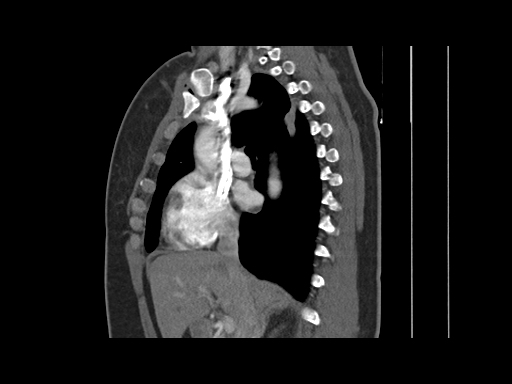
#> input picture images/double-aortic-arch-26.jpeg, 512 x 384 px; its folder holds only this picture in this run
$ jupyter execute contour_detection_tool.ipynb
#> lines starting #> are read from the running program, lines starting #| are printed output that depends on the picture; after the words box and inside, x2 and y2 are one past the last pixel; in counts of white or black regions, pixels touching at a corner belong together
[cell 1]
# import images
import cv2
import matplotlib.pyplot as plt
import numpy as np
import os

[cell 2]
# load picture
image_folder = "images"
image_files = [f for f in os.listdir(image_folder) if f.lower().endswith((".jpeg", ".jpg"))]

if not image_files:
    raise FileNotFoundError("no picture found in images-folder")

image_path = os.path.join(image_folder, image_files[0])
img = cv2.imread(image_path)
#> img is the input picture: shape (384, 512, 3); min 0, max 255, mean 31.3

[cell 3]
# convert in grayscale and blur lightly
gray = cv2.cvtColor(img, cv2.COLOR_BGR2GRAY)
blurred = cv2.GaussianBlur(gray, (5, 5), 0)

[cell 4]
# apply threshold
_, thresh = cv2.threshold(blurred, 200, 225, cv2.THRESH_BINARY)
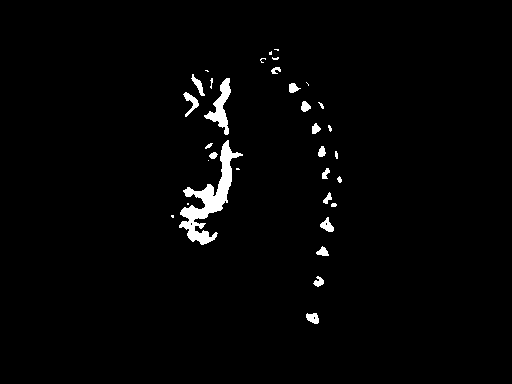
#> thresh: shape (384, 512); values 0 (black) and 225 (white), 1.9% white; 33 white regions (13 under 20 px)

# find contours
contours, _ = cv2.findContours(thresh, cv2.RETR_EXTERNAL, cv2.CHAIN_APPROX_SIMPLE)
#> contours = 33 contours, 17 with area under 20; largest, box (x1, y1, x2, y2) and area: (179, 140, 243, 245) 1696, (204, 78, 231, 135) 495, (183, 92, 199, 117) 119, (320, 217, 334, 232) 98, (306, 313, 319, 324) 88

[cell 5]
# draw boundings around the contours
output = img.copy()

for contour in contours:
    x, y, w, h = cv2.boundingRect(contour)
    if w > 8 and h > 8: #ignore small contours
        cv2.rectangle(output, (x, y), (x + w, y + h), (0, 255, 0), 2)
#> this loop made 33 passes
#> (x, y, w, h) on passes 1, 2, 3, 4, 5, 6, 8, 9, 10, 12, 13, 14: (306, 313, 13, 11), (313, 276, 11, 11), (316, 246, 13, 10), (320, 217, 14, 15), (171, 215, 3, 3), (331, 203, 6, 4), (323, 192, 9, 12), (337, 176, 5, 7), (322, 168, 8, 11), (208, 160, 1, 1), (209, 152, 9, 7), (335, 151, 3, 8)
#> (contour, x, y, w, h) on passes 7, 11, 24: ([[187, 203], [187, 204], [188, 204], [188, 203]], 187, 203, 2, 2), ([[236, 168], [236, 169], [239, 169], [238, 168]], 236, 168, 4, 2), ([[306, 82], [308, 84], [308, 85], [308, 84]], 306, 82, 3, 4)
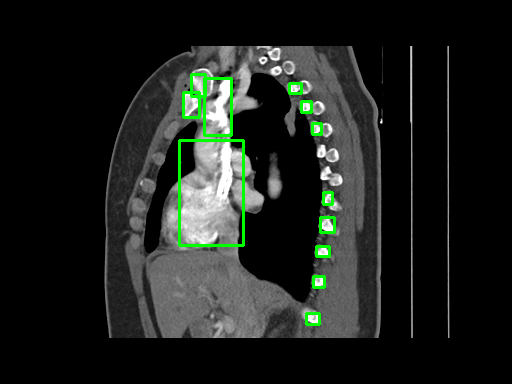
#> output: shape (384, 512, 3); 1.5% of pixels changed, all inside (x1, y1, x2, y2) = (178, 73, 336, 326)

[cell 6]
#plot results
plt.figure(figsize=(15, 5))

plt.subplot(1, 3, 1)
plt.imshow(cv2.cvtColor(img, cv2.COLOR_BGR2RGB))
plt.title("Original")
plt.axis("off")

plt.subplot(1, 3, 2)
plt.imshow(thresh, cmap='gray')
plt.title("Thresholded")
plt.axis("off")

plt.subplot(1, 3, 3)
plt.imshow(cv2.cvtColor(output, cv2.COLOR_BGR2RGB))
plt.title("Detected Contours")
plt.axis("off")

plt.tight_layout()
plt.show()
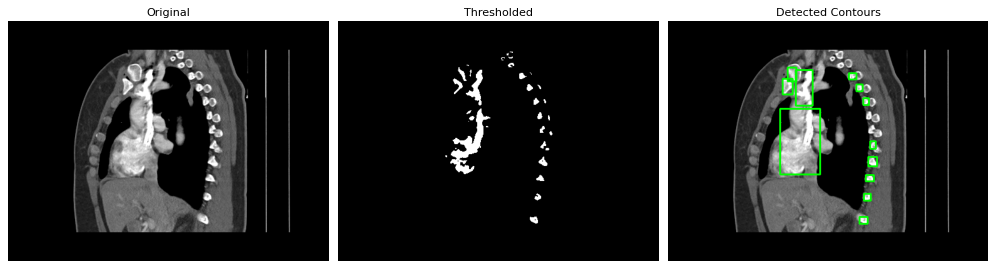
#> figure drawn by matplotlib, 3 panels
